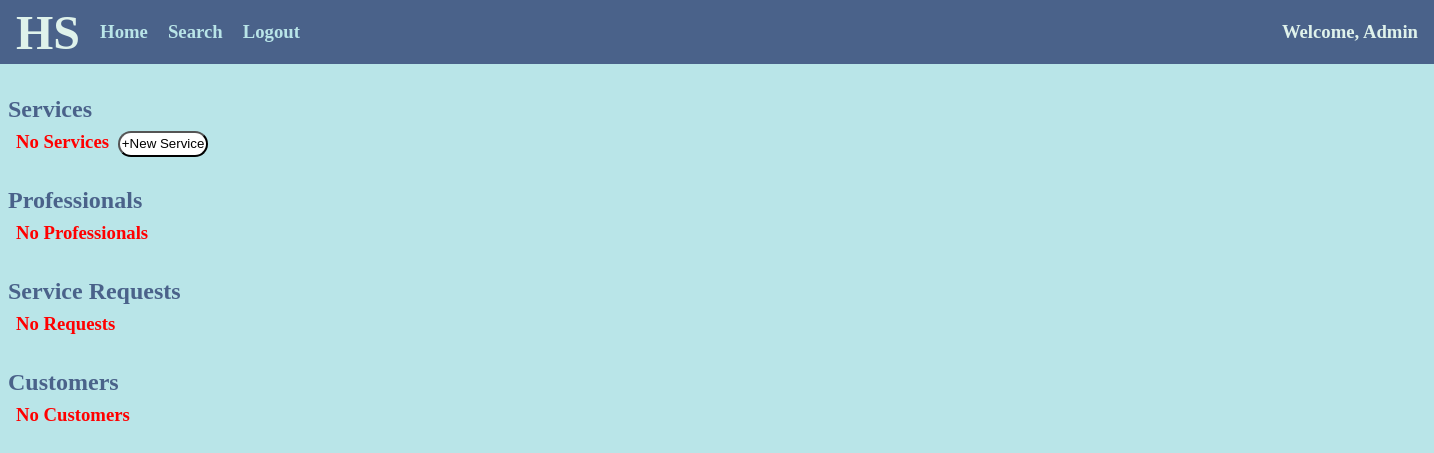
/admin/home, run on an earlier commit of the app's database.
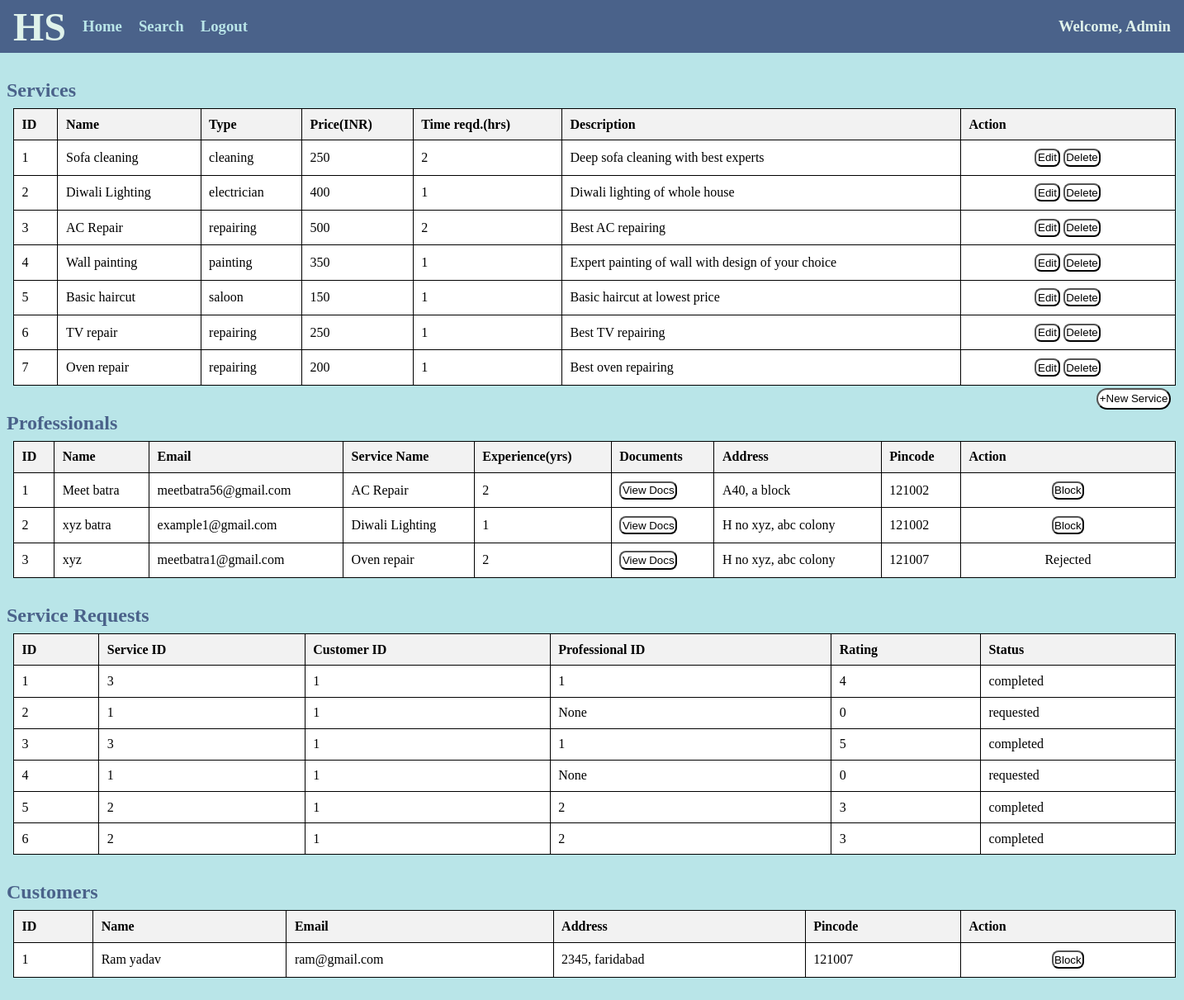
And on a later commit of the database.
### app.py (models this page shows)
class Service(db.Model):
    __tablename__= "services"
    id = db.Column(db.Integer, primary_key=True, autoincrement=True)
    name = db.Column(db.String, nullable=False)
    type = db.Column(db.String, nullable=False)
    price = db.Column(db.String, nullable=False)
    time_reqd = db.Column(db.String)
    description = db.Column(db.String)

class Professional(db.Model):
    __tablename__="professionals"
    id = db.Column(db.Integer, primary_key=True, autoincrement=True)
    name = db.Column(db.String, nullable=False)
    email = db.Column(db.String, nullable=False, unique=True)
    passw = db.Column(db.String, nullable=False)
    service_id = db.Column(db.Integer, nullable=False)
    service_name = db.Column(db.String, nullable=False)
    experience = db.Column(db.Integer)
    address = db.Column(db.String)
    pincode = db.Column(db.String, nullable=False)
    status = db.Column(db.String, nullable=False)

class Service_Request(db.Model):
    __tablename__="service_requests"
    id = db.Column(db.Integer, primary_key=True, autoincrement=True)
    service_id = db.Column(db.Integer, db.ForeignKey('services.id'), nullable=False)
    cust_id = db.Column(db.Integer, db.ForeignKey('customers.id'), nullable=False)
    prof_id = db.Column(db.Integer, db.ForeignKey('professionals.id'), nullable=False)
    status = db.Column(db.String, nullable=False)
    rating = db.Column(db.Integer, default=0)

class Customer(db.Model):
    __tablename__="customers"
    id = db.Column(db.Integer, primary_key=True, autoincrement=True)
    name = db.Column(db.String, nullable=False)
    email = db.Column(db.String, unique=True, nullable=False)
    passw = db.Column(db.String, nullable=False)
    address = db.Column(db.String)
    pincode = db.Column(db.String, nullable=False)
    status = db.Column(db.String, nullable=False)

### app.py (the view)
@app.route('/admin/home', methods=['GET','POST'])
def admin_home():
    services=Service.query.all()
    profs=Professional.query.all()
    reqs=Service_Request.query.all()
    customers=Customer.query.all()
    return render_template('admin_home.html',services=services,profs=profs,reqs=reqs,customers=customers)

### templates/admin_home.html (shortened to what this page needs)
<!DOCTYPE html>
<html lang="en">
<head>
    <link rel="stylesheet" href="../static/style_admin_prof.css">
</head>
<body>
    <div class="nav">
        <h1>HS</h1>
        <div class="options">
            <h3><a href="/admin/home">Home</a></h3>
            <h3><a href="/admin/search">Search</a></h3>
            <h3><a href="/">Logout</a></h3>
        </div>
        <div class="greet">
            <h3>Welcome, Admin</h3>
        </div>
    </div>
    <div class="container">
        <div class="services">
            <h2>Services</h2>
            {% if services | length==0 %}
            <div class="msg">
                <h3>No Services</h3>
                <a href="/admin/createService"><button>+New Service</button></a>
            </div>
            {% else %}
            <table>
                <tr>
                    <th>ID</th>
                    <th>Name</th>
                    <th>Type</th>
                    <th>Price(INR)</th>
                    <th>Time reqd.(hrs)</th>
                    <th>Description</th>
                    <th>Action</th>
                </tr>
                {% for service in services %}
                    <tr>
                        <td>{{service.id}}</td>
                        <td>{{service.name}}</td>
                        <td>{{service.type}}</td>
                        <td>{{service.price}}</td>
                        <td>{{service.time_reqd}}</td>
                        <td>{{service.description}}</td>
                        <td class="btn">
                            <a href="/admin/editService/{{service.id}}"><button>Edit</button></a>
                            <a href="/admin/deleteService/{{service.id}}"><button>Delete</button></a>
                        </td>
                    </tr>
                {% endfor %}
            </table>
            <div class="new">
                <a href="/admin/createService"><button>+New Service</button></a>
            </div>
            {% endif %}
        </div>
        <div class="prof">
            <h2>Professionals</h2>
            {% if profs | length==0 %}
                <div class="msg">
                    <h3>No Professionals</h3>
                </div>
            {% else %}
            <table>
                <tr>
                    <th>ID</th>
                    <th>Name</th>
                    <th>Email</th>
                    <th>Service Name</th>
                    <th>Experience(yrs)</th>
                    <th>Documents</th>
                    <th>Address</th>
                    <th>Pincode</th>
                    <th>Action</th>
                </tr>
                {% for prof in profs %}
                    <tr>
                        <td>{{prof.id}}</td>
                        <td>{{prof.name}}</td>
                        <td>{{prof.email}}</td>
                        <td>{{prof.service_name}}</td>
                        <td>{{prof.experience}}</td>
                        <td>
                            <a href="/static/docs/{{prof.id}}.pdf" target="_blank"><button>View Docs</button></a>
                        </td>
                        <td>{{prof.address}}</td>
                        <td>{{prof.pincode}}</td>
                        <td class="btn">
                            {% if prof.status =="Approved" %}
                            <a href="/admin/blockProfessional/{{prof.id}}"><button>Block</button></a>
                            {% elif prof.status == "Rejected" %}
                            {{prof.status}}
                            {% elif prof.status == "Blocked" %}
                            {{prof.status}}
                            {% else %}
                            <a href="/admin/approveProfessional/{{prof.id}}"><button>Approve</button></a>
                            <a href="/admin/rejectProfessional/{{prof.id}}"><button>Reject</button></a>
                            {% endif %}
                        </td>
                    </tr>
                {% endfor %}
            </table>
            {% endif %}
        </div>
        <div class="req">
            <h2>Service Requests</h2>
            {% if reqs | length==0 %}
                <div class="msg">
                    <h3>No Requests</h3>
                </div>
            {% else %}
            <table>
                <tr>
                    <th>ID</th>
                    <th>Service ID</th>
                    <th>Customer ID</th>
                    <th>Professional ID</th>
                    <th>Rating</th>
                    <th>Status</th>
                </tr>
                {% for req in reqs %}
                    <tr>
                        <td>{{req.id}}</td>
                        <td>{{req.service_id}}</td>
                        <td>{{req.cust_id}}</td>
                        <td>{{req.prof_id}}</td>
                        <td>{{req.rating}}</td>
                        <td>{{req.status}}</td>
                    </tr>
                {% endfor %}
            </table>
            {% endif %}
        </div>
        <div class="customers">
            <h2>Customers</h2>
            {% if customers | length==0 %}
                <div class="msg">
                    <h3>No Customers</h3>
                </div>
            {% else %}
            <table>
                <tr>
                    <th>ID</th>
                    <th>Name</th>
                    <th>Email</th>
                    <th>Address</th>
                    <th>Pincode</th>
                    <th>Action</th>
                </tr>
                {% for customer in customers %}
                    <tr>
                        <td>{{customer.id}}</td>
                        <td>{{customer.name}}</td>
                        <td>{{customer.email}}</td>
                        <td>{{customer.address}}</td>
                        <td>{{customer.pincode}}</td>
                        <td class="btn">
                            {% if customer.status!="Blocked" %}
                                <a href="/admin/blockCustomer/{{customer.id}}"><button>Block</button></a>
                            {% else %}
                                {{customer.status}}
                            {% endif %}
                        </td>
                    </tr>
                {% endfor %}
            </table>
            {% endif %}
        </div>
    </div>
</body>
</html>

### static/style_admin_prof.css (style rules this page uses)
* { margin: 0; padding: 0; }
.nav { height: 4rem; width:100%; display: flex; align-items: center; color: #DFF2EB; background-color: #4A628A; margin-bottom: 2rem; }
h1 { margin-left: 1rem; font-size: 3rem; }
a { text-decoration: none; }
.options a { color: #B9E5E8; }
.options { height: 2rem; width: 15rem; display: flex; align-items: center; justify-content: space-evenly; }
.greet { position: absolute; right:1rem; }
body { background-color: #B9E5E8; }
table { border-collapse: collapse; width: 88rem; margin-left: 1rem; }
th, td { border: 0.1rem solid black; padding: 0.6rem; text-align: left; background-color: white; }
th { background-color: #f2f2f2; }
.services, .req, .prof, .customers { margin-bottom: 2rem; }
h2 { color: #4A628A; margin-bottom: 0.5rem; margin-left: 0.5rem; }
button { background-color: white; padding: 0.1rem; border-radius: 0.5rem; }
.new { position: absolute; right: 1rem; margin-top: 0.2rem; }
.new button { border-radius: 1rem; height: 1.6rem; }
.btn { text-align: center; width: 15rem; }

What changed in the data, as far as the page shows it:
added Service: id "1", name "Sofa cleaning", type "cleaning", price "250", time_reqd "2", description "Deep sofa cleaning with best experts"
added Service: id "2", name "Diwali Lighting", type "electrician", price "400", time_reqd "1", description "Diwali lighting of whole house"
added Service: id "3", name "AC Repair", type "repairing", price "500", time_reqd "2", description "Best AC repairing"
added Service: id "4", name "Wall painting", type "painting", price "350", time_reqd "1", description "Expert painting of wall with design of your choice"
added Service: id "5", name "Basic haircut", type "saloon", price "150", time_reqd "1", description "Basic haircut at lowest price"
added Service: id "6", name "TV repair", type "repairing", price "250", time_reqd "1", description "Best TV repairing"
added Service: id "7", name "Oven repair", type "repairing", price "200", time_reqd "1", description "Best oven repairing"
added Professional: id "1", name "Meet batra", email "meetbatra56@gmail.com", service_name "AC Repair", experience "2", address "A40, a block", pincode "121002"
added Professional: id "2", name "xyz batra", email "example1@gmail.com", service_name "Diwali Lighting", experience "1", address "H no xyz, abc colony", pincode "121002"
added Professional: id "3", name "xyz", email "meetbatra1@gmail.com", service_name "Oven repair", experience "2", address "H no xyz, abc colony", pincode "121007", status "Rejected"
added Service_Request: id "1", service_id "3", cust_id "1", prof_id "1", rating "4", status "completed"
added Service_Request: id "2", service_id "1", cust_id "1", prof_id "None", rating "0", status "requested"
added Service_Request: id "3", service_id "3", cust_id "1", prof_id "1", rating "5", status "completed"
added Service_Request: id "4", service_id "1", cust_id "1", prof_id "None", rating "0", status "requested"
added Service_Request: id "5", service_id "2", cust_id "1", prof_id "2", rating "3", status "completed"
added Service_Request: id "6", service_id "2", cust_id "1", prof_id "2", rating "3", status "completed"
added Customer: id "1", name "Ram yadav", email "ram@gmail.com", address "2345, faridabad", pincode "121007"
Also different on the page:
text no longer shown: "No Services No Professionals No Requests No Customers"
text now shown: "ID Name Type Price(INR) Time reqd.(hrs) Description Action ID Name Email Service Name Experience(yrs) Documents Address Pincode Action ID Service ID Customer ID Professional ID Rating Status ID Name Email Address Pincode Action"
